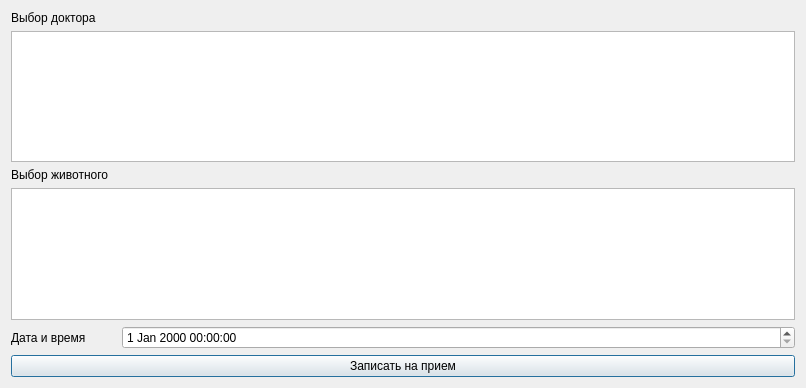
<?xml version="1.0" encoding="UTF-8"?>
<ui version="4.0">
 <class>RegisterVisit</class>
 <widget class="QDialog" name="RegisterVisit">
  <property name="geometry">
   <rect>
    <x>0</x>
    <y>0</y>
    <width>806</width>
    <height>388</height>
   </rect>
  </property>
  <property name="windowTitle">
   <string>Dialog</string>
  </property>
  <layout class="QVBoxLayout" name="verticalLayout_2">
   <item>
    <layout class="QVBoxLayout" name="verticalLayout">
     <item>
      <widget class="QLabel" name="label">
       <property name="text">
        <string>Выбор доктора</string>
       </property>
      </widget>
     </item>
     <item>
      <widget class="QTableWidget" name="tableWidget_doctors"/>
     </item>
     <item>
      <widget class="QLabel" name="label_2">
       <property name="text">
        <string>Выбор животного</string>
       </property>
      </widget>
     </item>
     <item>
      <widget class="QTableWidget" name="tableWidget_animals"/>
     </item>
    </layout>
   </item>
   <item>
    <layout class="QHBoxLayout" name="horizontalLayout">
     <item>
      <widget class="QLabel" name="label_3">
       <property name="maximumSize">
        <size>
         <width>105</width>
         <height>16777215</height>
        </size>
       </property>
       <property name="text">
        <string>Дата и время</string>
       </property>
      </widget>
     </item>
     <item>
      <widget class="QDateTimeEdit" name="dateTimeEdit"/>
     </item>
    </layout>
   </item>
   <item>
    <widget class="QPushButton" name="button_registerVisit">
     <property name="font">
      <font>
       <pointsize>9</pointsize>
      </font>
     </property>
     <property name="text">
      <string>Записать на прием</string>
     </property>
    </widget>
   </item>
  </layout>
 </widget>
 <resources/>
 <connections/>
</ui>
